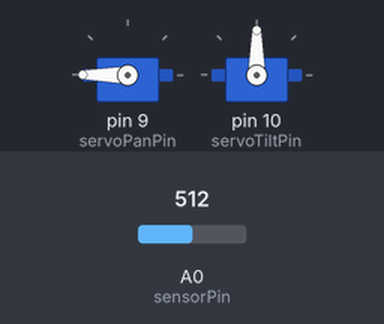
Simulated run of this sketch. Board: Arduino Uno, built with avr-gcc and run on an emulated ATmega328P. Parts: 2 × servo. The inputs (shaded band) are chosen by the test bench; at power-on: A0 (sensorPin) = 512. What the sketch prints to the serial monitor is not drawn.

Above: at 7.2 s.
Timing chart, 0 to 40.0 s (numbered marks = the images above):
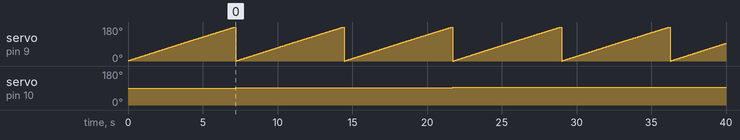

The sketch:

compile_plz.ino
```cpp
/*
   Main code for PoE Lab 2: 3D Scanner Lab
*/


/*
   Class created in order to be able to handle delays (without using delays) and two servo objects
*/
/*
  class ServoSweep {
    Servo servo;  // makes the servo object
    int pos;  // position of the servo
    int threshold;  // delay
    int increment;
    unsigned long prevMillis; // last change in position

  public:
    ServoSweep() {
      pos = 0;
      threshold = 15;
      increment = 1;
    }

    void Sweep(){
      if((millis() - prevMillis) > threshold) {
        prevMillis = millis();
        pos+=increment;
        servo.write(pos);
        if ((pos >= 180) || (pos <= 0))
        {
          increment = -increment;
        }

      }
    }

  }
*/

// creates servo objects to control a servo
#include <Servo.h>
Servo myservoPan; // turntable aspect
Servo myservoTilt; // turns sensor 'up and down'

// defines pins
const int sensorPin = A0;
int servoPanPin = 9;
int servoTiltPin = 10;

// defines values
float voltage = 0; // need the voltage, not the raw sensor reading
// stores servo positions
int posPan = 0;
int posTilt = 90;
// set up wait threshold and angle increment
const int threshold = 15;
const int increment = 1;

// timing variable (to avoid delays)
unsigned long prevMillis = 0;


void setup() {
  // initializing various pins
  pinMode(sensorPin, INPUT);
  myservoPan.attach(servoPanPin);
  myservoTilt.attach(servoTiltPin);

  // initializing Serial
  Serial.begin(9600);

  // start servos at 0 and 0
  myservoPan.write(posPan);
  myservoTilt.write(posTilt);
}

void loop() {
  // read value from sensor
  printOut();
  for (posPan = 0; posPan <= 180;){
  sweepPan();
  }

  sweepTilt();

}

void sweepPan() {
  if ((millis() - prevMillis) > threshold) {
    prevMillis = millis();

      posPan += increment;
      myservoPan.write(posPan);
      printOut();
    }
}

void sweepTilt() {

      prevMillis = millis();
      posTilt += increment;
      posPan = 0;
      myservoTilt.write(posTilt);
      myservoPan.write(posPan);
}


void printOut(){
  voltage = analogRead(sensorPin) * 5.0 / 1023.0;
  Serial.print("voltage = ");
  Serial.println(voltage);

  Serial.print("theta = ");
  Serial.println(posPan);

  Serial.print("phi = ");
  Serial.println(posTilt);
}

/*
void wait(unsigned long prevMillis, int threshold) {
  if (millis() - prevMillis > threshold)
  }
*/

/*
  // pans 180 dgerees by increment of one degree (forward and back)
  for (servoPanPos = 0; servoPanPos <= 180; ++servoPanPos) {
    myservoPan.write(servoPanPos);
    delay(15);
  }
  for (servoPanPos = 180; servoPanPos >= 0; --servoPanPos) {
    myservoPan.write(servoPanPos);
    delay(15);
  }
*/
```

Measured:
- by itself, servo on pin 9 (servoPanPin): ramps from 0° to 180° and jumps back, once every 7.3 s
- by itself, servo on pin 10 (servoTiltPin): moves from 90° to 95° over 29.1 s
